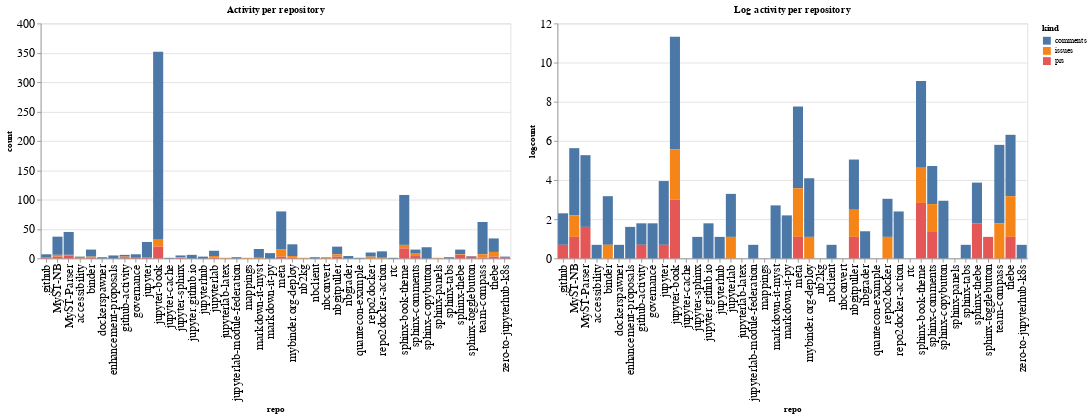

The notebook cell saved with this chart:
### Code cell
ch1 = alt.Chart(repo_summaries, width=600, title="Activity per repository").mark_bar().encode(
    x='repo',
    y='count',
    color='kind',
    tooltip="kind"
)

ch2 = alt.Chart(repo_summaries, width=600, title="Log activity per repository").mark_bar().encode(
    x='repo',
    y='logcount',
    color='kind',
    tooltip="kind"
)

ch1 | ch2

### Figure 1 — Vega-Lite specification as saved in the notebook (floating-point values rounded to 4 significant figures)
{"config": {"axisLeft": {"labelFontSize": 15}, "axisBottom": {"labelFontSize": 15}}, "hconcat": [{"mark": "bar", "encoding": {"color": {"type": "nominal", "field": "kind"}, "tooltip": {"type": "nominal", "field": "kind"}, "x": {"type": "nominal", "field": "repo"}, "y": {"type": "quantitative", "field": "count"}}, "title": "Activity per repository", "width": 600}, {"mark": "bar", "encoding": {"color": {"type": "nominal", "field": "kind"}, "tooltip": {"type": "nominal", "field": "kind"}, "x": {"type": "nominal", "field": "repo"}, "y": {"type": "quantitative", "field": "logcount"}}, "title": "Log activity per repository", "width": 600}], "data": {"name": "data-a7f100080b7fe81fb1ee821bb3fe1b9d"}, "$schema": "https://vega.github.io/schema/vega-lite/v4.8.1.json", "datasets": {"data-a7f100080b7fe81fb1ee821bb3fe1b9d": [{"repo": ".github", "kind": "comments", "count": 5, "logcount": 1.609}, {"repo": ".github", "kind": "prs", "count": 2, "logcount": 0.6931}, {"repo": "MyST-NB", "kind": "comments", "count": 31, "logcount": 3.434}, {"repo": "MyST-NB", "kind": "issues", "count": 3, "logcount": 1.099}, {"repo": "MyST-NB", "kind": "prs", "count": 3, "logcount": 1.099}, {"repo": "MyST-Parser", "kind": "comments", "count": 39, "logcount": 3.664}, {"repo": "MyST-Parser", "kind": "issues", "count": 1, "logcount": 0.0}, {"repo": "MyST-Parser", "kind": "prs", "count": 5, "logcount": 1.609}, {"repo": "accessibility", "kind": "comments", "count": 2, "logcount": 0.6931}, {"repo": "accessibility", "kind": "issues", "count": 1, "logcount": 0.0}, {"repo": "binder", "kind": "comments", "count": 12, "logcount": 2.485}, {"repo": "binder", "kind": "issues", "count": 2, "logcount": 0.6931}, {"repo": "binder", "kind": "prs", "count": 1, "logcount": 0.0}, {"repo": "dockerspawner", "kind": "comments", "count": 2, "logcount": 0.6931}, {"repo": "enhancement-proposals", "kind": "comments", "count": 5, "logcount": 1.609}, {"repo": "github-activity", "kind": "comments", "count": 3, "logcount": 1.099}, {"repo": "github-activity", "kind": "issues", "count": 1, "logcount": 0.0}, {"repo": "github-activity", "kind": "prs", "count": 2, "logcount": 0.6931}, {"repo": "governance", "kind": "comments", "count": 6, "logcount": 1.792}, {"repo": "governance", "kind": "prs", "count": 1, "logcount": 0.0}, {"repo": "jupyter", "kind": "comments", "count": 26, "logcount": 3.258}, {"repo": "jupyter", "kind": "prs", "count": 2, "logcount": 0.6931}, {"repo": "jupyter-book", "kind": "comments", "count": 319, "logcount": 5.765}, {"repo": "jupyter-book", "kind": "issues", "count": 13, "logcount": 2.565}, {"repo": "jupyter-book", "kind": "prs", "count": 20, "logcount": 2.996}, {"repo": "jupyter-cache", "kind": "comments", "count": 1, "logcount": 0.0}, {"repo": "jupyter-sphinx", "kind": "comments", "count": 3, "logcount": 1.099}, {"repo": "jupyter-sphinx", "kind": "issues", "count": 1, "logcount": 0.0}, {"repo": "jupyter-sphinx", "kind": "prs", "count": 1, "logcount": 0.0}, {"repo": "jupyter.github.io", "kind": "comments", "count": 6, "logcount": 1.792}, {"repo": "jupyterhub", "kind": "comments", "count": 3, "logcount": 1.099}, {"repo": "jupyterlab", "kind": "comments", "count": 9, "logcount": 2.197}, {"repo": "jupyterlab", "kind": "issues", "count": 3, "logcount": 1.099}, {"repo": "jupyterlab", "kind": "prs", "count": 1, "logcount": 0.0}, {"repo": "jupyterlab-latex", "kind": "issues", "count": 1, "logcount": 0.0}, {"repo": "jupyterlab-module-federation", "kind": "comments", "count": 2, "logcount": 0.6931}, {"repo": "mappings", "kind": "issues", "count": 1, "logcount": 0.0}, {"repo": "markdown-it-myst", "kind": "comments", "count": 15, "logcount": 2.708}, {"repo": "markdown-it-myst", "kind": "issues", "count": 1, "logcount": 0.0}, {"repo": "markdown-it-py", "kind": "comments", "count": 9, "logcount": 2.197}, {"repo": "meta", "kind": "comments", "count": 65, "logcount": 4.174}, {"repo": "meta", "kind": "issues", "count": 12, "logcount": 2.485}, {"repo": "meta", "kind": "prs", "count": 3, "logcount": 1.099}, {"repo": "mybinder.org-deploy", "kind": "comments", "count": 20, "logcount": 2.996}, {"repo": "mybinder.org-deploy", "kind": "issues", "count": 3, "logcount": 1.099}, {"repo": "mybinder.org-deploy", "kind": "prs", "count": 1, "logcount": 0.0}, {"repo": "nb2kg", "kind": "issues", "count": 1, "logcount": 0.0}, {"repo": "nbclient", "kind": "comments", "count": 2, "logcount": 0.6931}, {"repo": "nbconvert", "kind": "comments", "count": 1, "logcount": 0.0}, {"repo": "nbconvert", "kind": "issues", "count": 1, "logcount": 0.0}, {"repo": "nbgitpuller", "kind": "comments", "count": 13, "logcount": 2.565}, {"repo": "nbgitpuller", "kind": "issues", "count": 4, "logcount": 1.386}, {"repo": "nbgitpuller", "kind": "prs", "count": 3, "logcount": 1.099}, {"repo": "nbgrader", "kind": "comments", "count": 4, "logcount": 1.386}, {"repo": "quantecon-example", "kind": "comments", "count": 1, "logcount": 0.0}, {"repo": "repo2docker", "kind": "comments", "count": 7, "logcount": 1.946}, {"repo": "repo2docker", "kind": "issues", "count": 3, "logcount": 1.099}, {"repo": "repo2docker-action", "kind": "comments", "count": 11, "logcount": 2.398}, {"repo": "repo2docker-action", "kind": "issues", "count": 1, "logcount": 0.0}, {"repo": "rtc", "kind": "comments", "count": 1, "logcount": 0.0}, {"repo": "sphinx-book-theme", "kind": "comments", "count": 85, "logcount": 4.443}, {"repo": "sphinx-book-theme", "kind": "issues", "count": 6, "logcount": 1.792}, {"repo": "sphinx-book-theme", "kind": "prs", "count": 17, "logcount": 2.833}, {"repo": "sphinx-comments", "kind": "comments", "count": 7, "logcount": 1.946}, {"repo": "sphinx-comments", "kind": "issues", "count": 4, "logcount": 1.386}, {"repo": "sphinx-comments", "kind": "prs", "count": 4, "logcount": 1.386}, {"repo": "sphinx-copybutton", "kind": "comments", "count": 19, "logcount": 2.944}, {"repo": "sphinx-panels", "kind": "issues", "count": 1, "logcount": 0.0}, {"repo": "sphinx-tabs", "kind": "comments", "count": 2, "logcount": 0.6931}, {"repo": "sphinx-thebe", "kind": "comments", "count": 8, "logcount": 2.079}, {"repo": "sphinx-thebe", "kind": "issues", "count": 1, "logcount": 0.0}, {"repo": "sphinx-thebe", "kind": "prs", "count": 6, "logcount": 1.792}, {"repo": "sphinx-togglebutton", "kind": "comments", "count": 1, "logcount": 0.0}, {"repo": "sphinx-togglebutton", "kind": "prs", "count": 3, "logcount": 1.099}, {"repo": "team-compass", "kind": "comments", "count": 55, "logcount": 4.007}, {"repo": "team-compass", "kind": "issues", "count": 6, "logcount": 1.792}, {"repo": "team-compass", "kind": "prs", "count": 1, "logcount": 0.0}, {"repo": "thebe", "kind": "comments", "count": 23, "logcount": 3.135}, {"repo": "thebe", "kind": "issues", "count": 8, "logcount": 2.079}, {"repo": "thebe", "kind": "prs", "count": 3, "logcount": 1.099}, {"repo": "zero-to-jupyterhub-k8s", "kind": "comments", "count": 2, "logcount": 0.6931}, {"repo": "zero-to-jupyterhub-k8s", "kind": "prs", "count": 1, "logcount": 0.0}]}}
